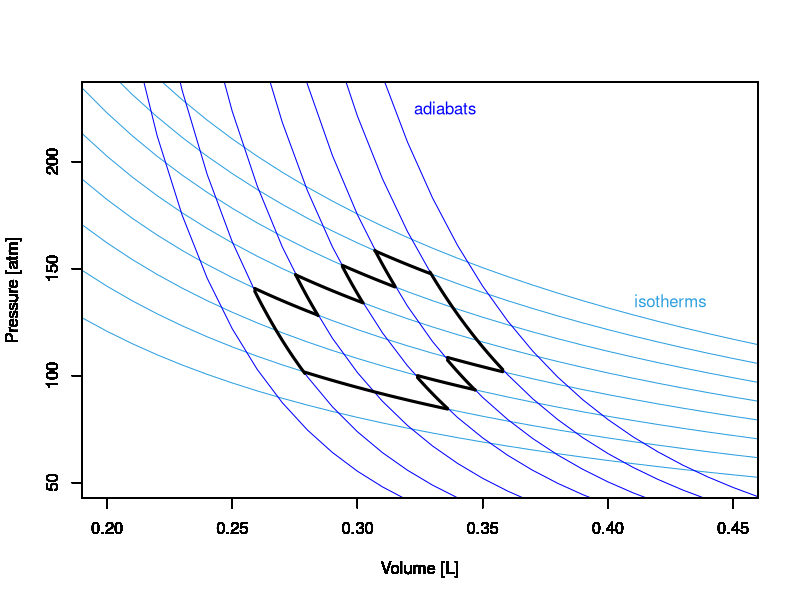

Write R code to recreate this figure. (Note: this script raises an error after producing the figure.)
## ---- chunk 1
x <- seq(0,1.25,0.01)
i <- 0.2
f <- 1
p1 <- 0.5

plot(x, 0.081*298/x,
     xlim=c(0.2, 0.45),
     ylim=c(50, 230),
     type="l",
     ylab = "Pressure [atm]", xlab = "Volume [L]", col = "#2E9FDF")

par(new=TRUE)
plot(x, 0.081*350/x,
     xlim=c(0.2, 0.45),
     ylim=c(50, 230),
     type="l",
     ylab = "Pressure [atm]", xlab = "Volume [L]", col = "#2E9FDF")

par(new=TRUE)
plot(x, 0.081*400/x,
     xlim=c(0.2, 0.45),
     ylim=c(50, 230),
     type="l",
     ylab = "Pressure [atm]", xlab = "Volume [L]", col = "#2E9FDF")

par(new=TRUE)
plot(x, 0.081*450/x,
     xlim=c(0.2, 0.45),
     ylim=c(50, 230),
     type="l",
     ylab = "Pressure [atm]", xlab = "Volume [L]", col = "#2E9FDF")

par(new=TRUE)
plot(x, 0.081*500/x,
     xlim=c(0.2, 0.45),
     ylim=c(50, 230),
     type="l",
     ylab = "Pressure [atm]", xlab = "Volume [L]", col = "#2E9FDF")

par(new=TRUE)
plot(x, 0.081*550/x,
     xlim=c(0.2, 0.45),
     ylim=c(50, 230),
     type="l",
     ylab = "Pressure [atm]", xlab = "Volume [L]", col = "#2E9FDF")

par(new=TRUE)
plot(x, 0.081*600/x,
     xlim=c(0.2, 0.45),
     ylim=c(50, 230),
     type="l",
     ylab = "Pressure [atm]", xlab = "Volume [L]", col = "#2E9FDF")

par(new=TRUE)
plot(x, 0.081*650/x,
     xlim=c(0.2, 0.45),
     ylim=c(50, 230),
     type="l",
     ylab = "Pressure [atm]", xlab = "Volume [L]", col = "#2E9FDF")

     
par(new=TRUE)
plot(x, 0.4/x^(13/3),
     xlim=c(0.2, 0.45),
     ylim=c(50, 230),
     type="l",
     ylab = "Pressure [atm]", xlab = "Volume [L]", col = "blue")

par(new=TRUE)
plot(x, 0.55/x^(13/3),
     xlim=c(0.2, 0.45),
     ylim=c(50, 230),
     type="l",
     ylab = "Pressure [atm]", xlab = "Volume [L]", col = "blue")

par(new=TRUE)
plot(x, 0.75/x^(13/3),
     xlim=c(0.2, 0.45),
     ylim=c(50, 230),
     type="l",
     ylab = "Pressure [atm]", xlab = "Volume [L]", col = "blue")

par(new=TRUE)
plot(x, 0.95/x^(13/3),
     xlim=c(0.2, 0.45),
     ylim=c(50, 230),
     type="l",
     ylab = "Pressure [atm]", xlab = "Volume [L]", col = "blue")

par(new=TRUE)
plot(x, 1.2/x^(13/3),
     xlim=c(0.2, 0.45),
     ylim=c(50, 230),
     type="l",
     ylab = "Pressure [atm]", xlab = "Volume [L]", col = "blue")

par(new=TRUE)
plot(x, 1.5/x^(13/3),
     xlim=c(0.2, 0.45),
     ylim=c(50, 230),
     type="l",
     ylab = "Pressure [atm]", xlab = "Volume [L]", col = "blue")

par(new=TRUE)
plot(x, 0.3/x^(13/3),
     xlim=c(0.2, 0.45),
     ylim=c(50, 230),
     type="l",
     ylab = "Pressure [atm]", xlab = "Volume [L]", col = "blue")




text(0.425,135, "isotherms", col = "#2E9FDF")

text(0.335,225, "adiabats", col = "blue")




par(new=TRUE)
plot(seq(0.2753,0.303,0.001), 0.081*500/seq(0.2753,0.303,0.001),
     xlim=c(0.2, 0.45),
     ylim=c(50, 230),
     type="l",
     ylab = "Pressure [atm]", xlab = "Volume [L]", col = "black", lwd=3)

par(new=TRUE)
plot(seq(0.294,0.315,0.001), 0.081*550/seq(0.294,0.315,0.001),
     xlim=c(0.2, 0.45),
     ylim=c(50, 230),
     type="l",
     ylab = "Pressure [atm]", xlab = "Volume [L]", col = "black", lwd=3)

par(new=TRUE)
plot(seq(0.307,0.329,0.001), 0.081*600/seq(0.307,0.329,0.001),
     xlim=c(0.2, 0.45),
     ylim=c(50, 230),
     type="l",
     ylab = "Pressure [atm]", xlab = "Volume [L]", col = "black", lwd=3)

par(new=TRUE)
plot(seq(0.336,0.358,0.001), 0.081*450/seq(0.336,0.358,0.001),
     xlim=c(0.2, 0.45),
     ylim=c(50, 230),
     type="l",
     ylab = "Pressure [atm]", xlab = "Volume [L]", col = "black", lwd=3)

par(new=TRUE)
plot(seq(0.324,0.347,0.001), 0.081*400/seq(0.324,0.347,0.001),
     xlim=c(0.2, 0.45),
     ylim=c(50, 230),
     type="l",
     ylab = "Pressure [atm]", xlab = "Volume [L]", col = "black", lwd=3)

par(new=TRUE)
plot(seq(0.279,0.336,0.001), 0.081*350/seq(0.279,0.336,0.001),
     xlim=c(0.2, 0.45),
     ylim=c(50, 230),
     type="l",
     ylab = "Pressure [atm]", xlab = "Volume [L]", col = "black", lwd=3)

par(new=TRUE)
plot(seq(0.259,0.284,0.001), 0.081*450/seq(0.259,0.284,0.001),
     xlim=c(0.2, 0.45),
     ylim=c(50, 230),
     type="l",
     ylab = "Pressure [atm]", xlab = "Volume [L]", col = "black", lwd=3)



par(new=TRUE)
plot(seq(0.294,0.302,0.001), 0.75/seq(0.294,0.302,0.001)^(13/3),
     xlim=c(0.2, 0.45),
     ylim=c(50, 230),
     type="l",
     ylab = "Pressure [atm]", xlab = "Volume [L]", col = "black", lwd=3)

par(new=TRUE)
plot(seq(0.307,0.315,0.001), 0.95/seq(0.307,0.315,0.001)^(13/3),
     xlim=c(0.2, 0.45),
     ylim=c(50, 230),
     type="l",
     ylab = "Pressure [atm]", xlab = "Volume [L]", col = "black", lwd=3)
     
par(new=TRUE)
plot(seq(0.329,0.358,0.001), 1.2/seq(0.329,0.358,0.001)^(13/3),
     xlim=c(0.2, 0.45),
     ylim=c(50, 230),
     type="l",
     ylab = "Pressure [atm]", xlab = "Volume [L]", col = "black", lwd=3)

par(new=TRUE)
plot(seq(0.336,0.347,0.001), 0.95/seq(0.336,0.347,0.001)^(13/3),
     xlim=c(0.2, 0.45),
     ylim=c(50, 230),
     type="l",
     ylab = "Pressure [atm]", xlab = "Volume [L]", col = "black", lwd=3)

par(new=TRUE)
plot(seq(0.324,0.336,0.001), 0.75/seq(0.324,0.336,0.001)^(13/3),
     xlim=c(0.2, 0.45),
     ylim=c(50, 230),
     type="l",
     ylab = "Pressure [atm]", xlab = "Volume [L]", col = "black", lwd=3)

par(new=TRUE)
plot(seq(0.259,0.279,0.001), 0.4/seq(0.259,0.279,0.001)^(13/3),
     xlim=c(0.2, 0.45),
     ylim=c(50, 230),
     type="l",
     ylab = "Pressure [atm]", xlab = "Volume [L]", col = "black", lwd=3)

par(new=TRUE)
plot(seq(0.2753,0.285,0.001), 0.55/seq(0.2753,0.285,0.001)^(13/3),
     xlim=c(0.2, 0.45),
     ylim=c(50, 230),
     type="l",
     ylab = "Pressure [atm]", xlab = "Volume [L]", col = "black", lwd=3)
## ---- chunk 2
knitr::include_graphics('./img/OEP_Figures.011.jpeg')

